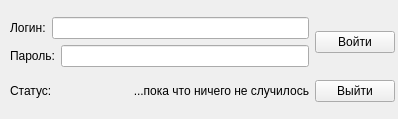
<?xml version="1.0" encoding="UTF-8"?>
<ui version="4.0">
 <class>Form</class>
 <widget class="QWidget" name="Form">
  <property name="geometry">
   <rect>
    <x>0</x>
    <y>0</y>
    <width>398</width>
    <height>119</height>
   </rect>
  </property>
  <property name="windowTitle">
   <string>Login yandex</string>
  </property>
  <widget class="QWidget" name="gridLayoutWidget">
   <property name="geometry">
    <rect>
     <x>10</x>
     <y>10</y>
     <width>385</width>
     <height>101</height>
    </rect>
   </property>
   <layout class="QGridLayout" name="gridLayout_5">
    <item row="1" column="0">
     <layout class="QGridLayout" name="gridLayout_4">
      <item row="0" column="1">
       <widget class="QLabel" name="state">
        <property name="text">
         <string>...пока что ничего не случилось</string>
        </property>
        <property name="alignment">
         <set>Qt::AlignRight|Qt::AlignTrailing|Qt::AlignVCenter</set>
        </property>
       </widget>
      </item>
      <item row="0" column="0">
       <widget class="QLabel" name="label_3">
        <property name="text">
         <string>Статус:</string>
        </property>
       </widget>
      </item>
     </layout>
    </item>
    <item row="1" column="1">
     <widget class="QPushButton" name="exit_button">
      <property name="text">
       <string>Выйти</string>
      </property>
     </widget>
    </item>
    <item row="0" column="0">
     <layout class="QVBoxLayout" name="verticalLayout_2">
      <item>
       <layout class="QHBoxLayout" name="horizontalLayout_3">
        <item>
         <widget class="QLabel" name="txt_login">
          <property name="text">
           <string>Логин:</string>
          </property>
         </widget>
        </item>
        <item>
         <widget class="QLineEdit" name="login"/>
        </item>
       </layout>
      </item>
      <item>
       <layout class="QHBoxLayout" name="horizontalLayout_4">
        <item>
         <widget class="QLabel" name="txt_pwrd">
          <property name="text">
           <string>Пароль:</string>
          </property>
         </widget>
        </item>
        <item>
         <widget class="QLineEdit" name="pwrd">
          <property name="enabled">
           <bool>true</bool>
          </property>
         </widget>
        </item>
       </layout>
      </item>
     </layout>
    </item>
    <item row="0" column="1">
     <widget class="QPushButton" name="login_button">
      <property name="text">
       <string>Войти</string>
      </property>
     </widget>
    </item>
   </layout>
  </widget>
 </widget>
 <resources/>
 <connections/>
</ui>
